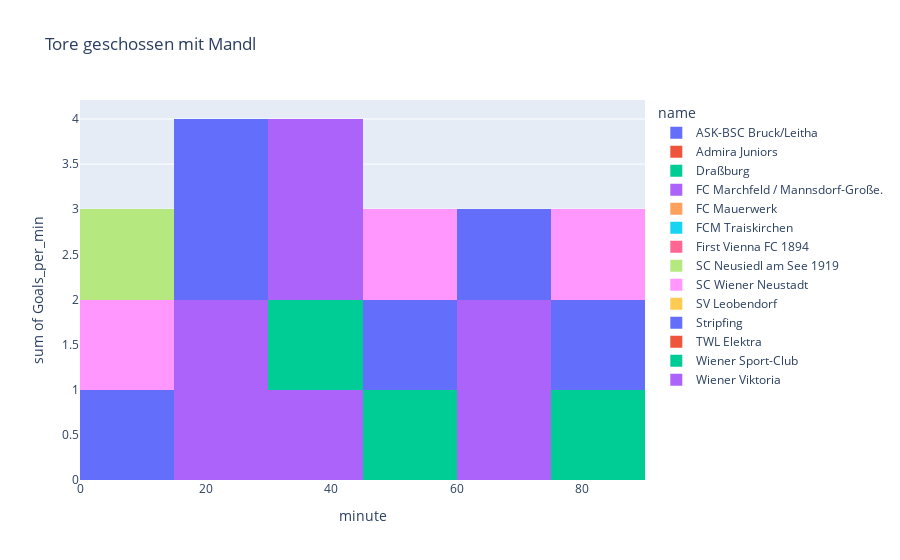

This figure's notebook cell:
### Code cell
df=query_database(query_table_goals_scored.format(trainer_zeit[0],trainer_zeit[1],vereine[0],vereine[0]),database="verbands.db")
fig=px.histogram(df, x="minute",y='Goals_per_min' ,color="name",nbins=6,title="Wann Tore geschossen mit Mandl")
fig.update_layout(barmode='overlay')
fig.update_traces(xbins=dict( # bins used for histogram
        start=0.0,
        end=90.0,
        size=15
    ))
fig.show()

### Figure 1 — Plotly figure (JSON) as saved in the notebook; plotly's stock layout.template omitted (floating-point values rounded to 4 significant figures)
{"data": [{"alignmentgroup": "True", "bingroup": "x", "histfunc": "sum", "hovertemplate": "name=ASK-BSC Bruck/Leitha<br>minute=%{x}<br>sum of Goals_per_min=%{y}<extra></extra>", "legendgroup": "ASK-BSC Bruck/Leitha", "marker": {"color": "#636efa", "pattern": {"shape": ""}}, "name": "ASK-BSC Bruck/Leitha", "nbinsx": 6, "offsetgroup": "ASK-BSC Bruck/Leitha", "orientation": "v", "showlegend": true, "type": "histogram", "x": [15, 30, 36, 41, 49, 55, 85], "xaxis": "x", "xbins": {"end": 90, "size": 15, "start": 0}, "y": [1, 1, 1, 1, 1, 1, 1], "yaxis": "y"}, {"alignmentgroup": "True", "bingroup": "x", "histfunc": "sum", "hovertemplate": "name=Admira Juniors<br>minute=%{x}<br>sum of Goals_per_min=%{y}<extra></extra>", "legendgroup": "Admira Juniors", "marker": {"color": "#EF553B", "pattern": {"shape": ""}}, "name": "Admira Juniors", "nbinsx": 6, "offsetgroup": "Admira Juniors", "orientation": "v", "showlegend": true, "type": "histogram", "x": [8, 16, 23, 37, 56, 69, 88], "xaxis": "x", "xbins": {"end": 90, "size": 15, "start": 0}, "y": [1, 1, 1, 1, 1, 1, 1], "yaxis": "y"}, {"alignmentgroup": "True", "bingroup": "x", "histfunc": "sum", "hovertemplate": "name=Draßburg<br>minute=%{x}<br>sum of Goals_per_min=%{y}<extra></extra>", "legendgroup": "Draßburg", "marker": {"color": "#00cc96", "pattern": {"shape": ""}}, "name": "Draßburg", "nbinsx": 6, "offsetgroup": "Draßburg", "orientation": "v", "showlegend": true, "type": "histogram", "x": [10, 17, 39, 48, 61, 89], "xaxis": "x", "xbins": {"end": 90, "size": 15, "start": 0}, "y": [1, 1, 1, 1, 1, 1], "yaxis": "y"}, {"alignmentgroup": "True", "bingroup": "x", "histfunc": "sum", "hovertemplate": "name=FC Marchfeld / Mannsdorf-Große.<br>minute=%{x}<br>sum of Goals_per_min=%{y}<extra></extra>", "legendgroup": "FC Marchfeld / Mannsdorf-Große.", "marker": {"color": "#ab63fa", "pattern": {"shape": ""}}, "name": "FC Marchfeld / Mannsdorf-Große.", "nbinsx": 6, "offsetgroup": "FC Marchfeld / Mannsdorf-Große.", "orientation": "v", "showlegend": true, "type": "histogram", "x": [5, 29, 30, 34, 40, 44, 68, 80, "90+4"], "xaxis": "x", "xbins": {"end": 90, "size": 15, "start": 0}, "y": [1, 1, 1, 1, 1, 1, 1, 1, 1], "yaxis": "y"}, {"alignmentgroup": "True", "bingroup": "x", "histfunc": "sum", "hovertemplate": "name=FC Mauerwerk<br>minute=%{x}<br>sum of Goals_per_min=%{y}<extra></extra>", "legendgroup": "FC Mauerwerk", "marker": {"color": "#FFA15A", "pattern": {"shape": ""}}, "name": "FC Mauerwerk", "nbinsx": 6, "offsetgroup": "FC Mauerwerk", "orientation": "v", "showlegend": true, "type": "histogram", "x": [13, 26, 35, 39, 84], "xaxis": "x", "xbins": {"end": 90, "size": 15, "start": 0}, "y": [1, 1, 1, 1, 1], "yaxis": "y"}, {"alignmentgroup": "True", "bingroup": "x", "histfunc": "sum", "hovertemplate": "name=FCM Traiskirchen<br>minute=%{x}<br>sum of Goals_per_min=%{y}<extra></extra>", "legendgroup": "FCM Traiskirchen", "marker": {"color": "#19d3f3", "pattern": {"shape": ""}}, "name": "FCM Traiskirchen", "nbinsx": 6, "offsetgroup": "FCM Traiskirchen", "orientation": "v", "showlegend": true, "type": "histogram", "x": [19, 31, 64, 69, 81], "xaxis": "x", "xbins": {"end": 90, "size": 15, "start": 0}, "y": [1, 1, 1, 1, 1], "yaxis": "y"}, {"alignmentgroup": "True", "bingroup": "x", "histfunc": "sum", "hovertemplate": "name=First Vienna FC 1894<br>minute=%{x}<br>sum of Goals_per_min=%{y}<extra></extra>", "legendgroup": "First Vienna FC 1894", "marker": {"color": "#FF6692", "pattern": {"shape": ""}}, "name": "First Vienna FC 1894", "nbinsx": 6, "offsetgroup": "First Vienna FC 1894", "orientation": "v", "showlegend": true, "type": "histogram", "x": [6, 12, 23, 25, 28, 50, 56, 78, "90+2"], "xaxis": "x", "xbins": {"end": 90, "size": 15, "start": 0}, "y": [1, 1, 1, 1, 1, 1, 1, 1, 1], "yaxis": "y"}, {"alignmentgroup": "True", "bingroup": "x", "histfunc": "sum", "hovertemplate": "name=SC Neusiedl am See 1919<br>minute=%{x}<br>sum of Goals_per_min=%{y}<extra></extra>", "legendgroup": "SC Neusiedl am See 1919", "marker": {"color": "#B6E880", "pattern": {"shape": ""}}, "name": "SC Neusiedl am See 1919", "nbinsx": 6, "offsetgroup": "SC Neusiedl am See 1919", "orientation": "v", "showlegend": true, "type": "histogram", "x": [5, 7, 9, 21, 25, 29, 33, 56, 66, 87], "xaxis": "x", "xbins": {"end": 90, "size": 15, "start": 0}, "y": [1, 1, 1, 1, 1, 1, 1, 1, 1, 1], "yaxis": "y"}, {"alignmentgroup": "True", "bingroup": "x", "histfunc": "sum", "hovertemplate": "name=SC Wiener Neustadt<br>minute=%{x}<br>sum of Goals_per_min=%{y}<extra></extra>", "legendgroup": "SC Wiener Neustadt", "marker": {"color": "#FF97FF", "pattern": {"shape": ""}}, "name": "SC Wiener Neustadt", "nbinsx": 6, "offsetgroup": "SC Wiener Neustadt", "orientation": "v", "showlegend": true, "type": "histogram", "x": [3, 9, 15, 47, 51, 59, 75, 88, "90+4"], "xaxis": "x", "xbins": {"end": 90, "size": 15, "start": 0}, "y": [1, 1, 2, 1, 1, 1, 1, 2, 1], "yaxis": "y"}, {"alignmentgroup": "True", "bingroup": "x", "histfunc": "sum", "hovertemplate": "name=SV Leobendorf<br>minute=%{x}<br>sum of Goals_per_min=%{y}<extra></extra>", "legendgroup": "SV Leobendorf", "marker": {"color": "#FECB52", "pattern": {"shape": ""}}, "name": "SV Leobendorf", "nbinsx": 6, "offsetgroup": "SV Leobendorf", "orientation": "v", "showlegend": true, "type": "histogram", "x": [43, 50, 56, 62, 68, 80], "xaxis": "x", "xbins": {"end": 90, "size": 15, "start": 0}, "y": [1, 1, 1, 1, 2, 1], "yaxis": "y"}, {"alignmentgroup": "True", "bingroup": "x", "histfunc": "sum", "hovertemplate": "name=Stripfing<br>minute=%{x}<br>sum of Goals_per_min=%{y}<extra></extra>", "legendgroup": "Stripfing", "marker": {"color": "#636efa", "pattern": {"shape": ""}}, "name": "Stripfing", "nbinsx": 6, "offsetgroup": "Stripfing", "orientation": "v", "showlegend": true, "type": "histogram", "x": [2, 16, 17, 19, 25, 30, 46, 53, 66, 69, 70, 76, 86], "xaxis": "x", "xbins": {"end": 90, "size": 15, "start": 0}, "y": [1, 1, 1, 1, 1, 1, 1, 1, 1, 1, 1, 1, 1], "yaxis": "y"}, {"alignmentgroup": "True", "bingroup": "x", "histfunc": "sum", "hovertemplate": "name=TWL Elektra<br>minute=%{x}<br>sum of Goals_per_min=%{y}<extra></extra>", "legendgroup": "TWL Elektra", "marker": {"color": "#EF553B", "pattern": {"shape": ""}}, "name": "TWL Elektra", "nbinsx": 6, "offsetgroup": "TWL Elektra", "orientation": "v", "showlegend": true, "type": "histogram", "x": [18, 42, 43, 83], "xaxis": "x", "xbins": {"end": 90, "size": 15, "start": 0}, "y": [1, 1, 1, 1], "yaxis": "y"}, {"alignmentgroup": "True", "bingroup": "x", "histfunc": "sum", "hovertemplate": "name=Wiener Sport-Club<br>minute=%{x}<br>sum of Goals_per_min=%{y}<extra></extra>", "legendgroup": "Wiener Sport-Club", "marker": {"color": "#00cc96", "pattern": {"shape": ""}}, "name": "Wiener Sport-Club", "nbinsx": 6, "offsetgroup": "Wiener Sport-Club", "orientation": "v", "showlegend": true, "type": "histogram", "x": [21, 34, 39, 51, 63, 66, 87, 90], "xaxis": "x", "xbins": {"end": 90, "size": 15, "start": 0}, "y": [1, 1, 1, 1, 1, 1, 1, 1], "yaxis": "y"}, {"alignmentgroup": "True", "bingroup": "x", "histfunc": "sum", "hovertemplate": "name=Wiener Viktoria<br>minute=%{x}<br>sum of Goals_per_min=%{y}<extra></extra>", "legendgroup": "Wiener Viktoria", "marker": {"color": "#ab63fa", "pattern": {"shape": ""}}, "name": "Wiener Viktoria", "nbinsx": 6, "offsetgroup": "Wiener Viktoria", "orientation": "v", "showlegend": true, "type": "histogram", "x": [15, 22, 35, 68, 73], "xaxis": "x", "xbins": {"end": 90, "size": 15, "start": 0}, "y": [1, 1, 1, 1, 1], "yaxis": "y"}], "layout": {"barmode": "overlay", "legend": {"title": {"text": "name"}, "tracegroupgap": 0}, "title": {"text": "Tore geschossen mit Mandl"}, "xaxis": {"anchor": "y", "domain": [0, 1], "title": {"text": "minute"}}, "yaxis": {"anchor": "x", "domain": [0, 1], "title": {"text": "sum of Goals_per_min"}}}}
